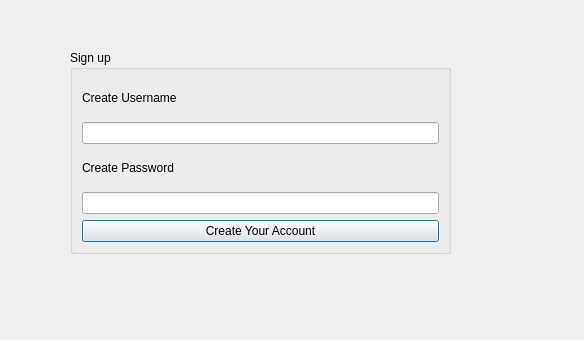
<?xml version="1.0" encoding="UTF-8"?>
<ui version="4.0">
 <class>signup</class>
 <widget class="QDialog" name="signup">
  <property name="geometry">
   <rect>
    <x>0</x>
    <y>0</y>
    <width>584</width>
    <height>340</height>
   </rect>
  </property>
  <property name="windowTitle">
   <string>Dialog</string>
  </property>
  <widget class="QGroupBox" name="groupBox">
   <property name="geometry">
    <rect>
     <x>70</x>
     <y>50</y>
     <width>381</width>
     <height>204</height>
    </rect>
   </property>
   <property name="title">
    <string>Sign up</string>
   </property>
   <layout class="QVBoxLayout" name="verticalLayout">
    <item>
     <widget class="QLabel" name="label_4">
      <property name="text">
       <string>Create Username</string>
      </property>
     </widget>
    </item>
    <item>
     <widget class="QLineEdit" name="lineEdit_user"/>
    </item>
    <item>
     <widget class="QLabel" name="label_2">
      <property name="text">
       <string>Create Password</string>
      </property>
     </widget>
    </item>
    <item>
     <widget class="QLineEdit" name="lineEdit_pass"/>
    </item>
    <item>
     <widget class="QPushButton" name="pushButton_signup">
      <property name="text">
       <string>Create Your Account</string>
      </property>
     </widget>
    </item>
   </layout>
  </widget>
 </widget>
 <resources/>
 <connections/>
</ui>
